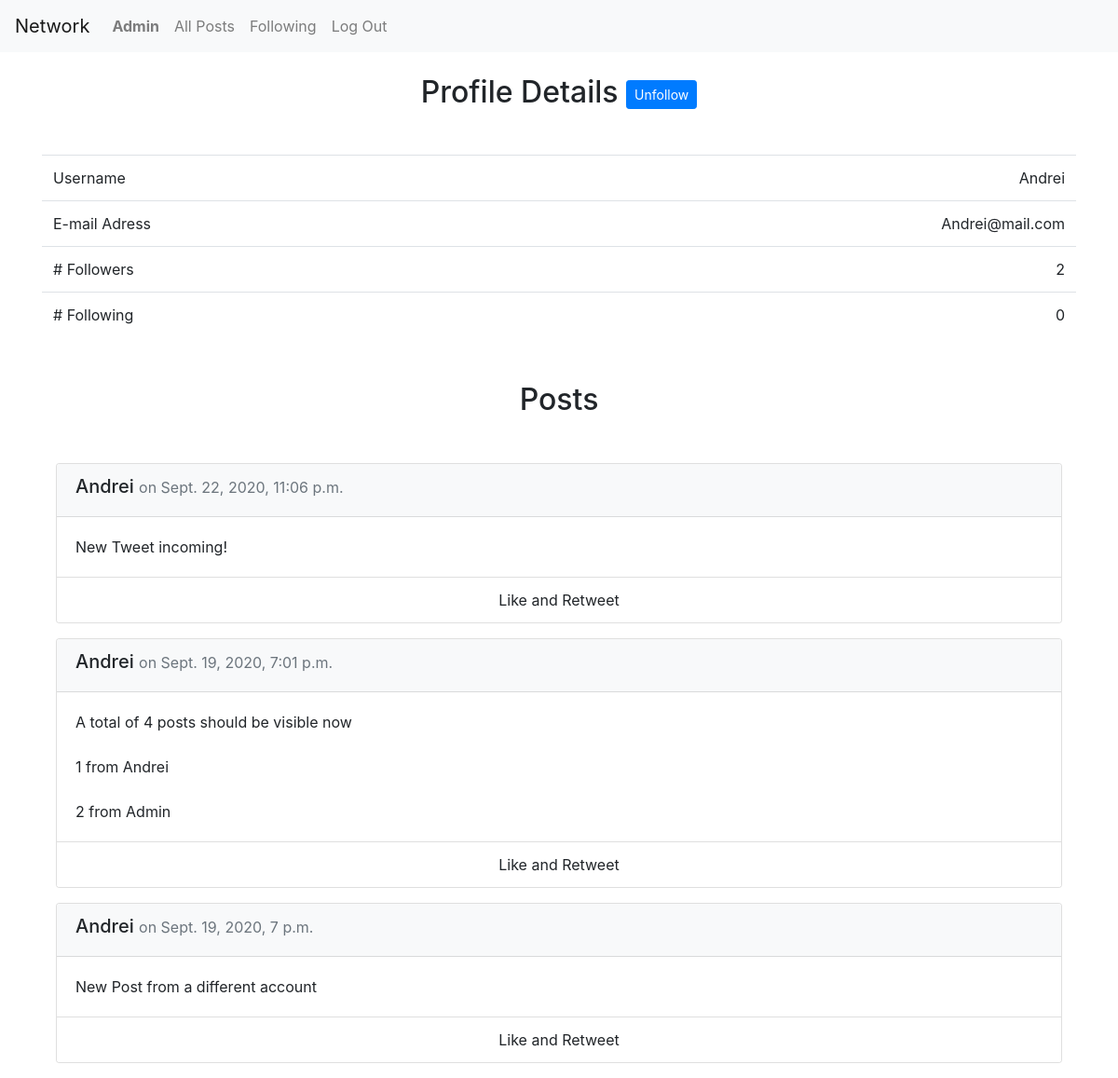
Page /profile/Andrei (signed in) on the committed database.
### network/models.py (models this page shows, shortened)
class User(AbstractUser):
    likes = models.ManyToManyField("Post", blank=True,
            related_name="likes")
    follows = models.ManyToManyField("self", blank=True, symmetrical=False,
              related_name="followers", default=0)
    def __str__(self):
        return f"{self.username}"

class Post(models.Model):
    creator = models.ForeignKey(User, related_name="posts",
                on_delete=models.CASCADE)
    timestamp = models.DateTimeField(auto_now_add=True)
    content = models.CharField(max_length=10000)

### network/views.py (the view)
# urls.py: path("profile/<str:username>", views.profile, name="profile"),
def profile(request, username):
    user = User.objects.get(username=username)
    if request.user == user:
        showFollow = 0
    elif request.user.username in user.followers.all():
        showFollow = 1
    else:
        showFollow = 2
    content = getPaginator(request, user.posts.order_by("-timestamp"))
    content["profile"] = user
    content["showFollow"] = showFollow
    return render(request, "network/profile.html", content)

### network/utils.py (called while the page is built)
def getPaginator(request, data):
    p = Paginator(data, 10)
    page_number = request.GET.get("page", 1)
    page = p.get_page(page_number)
    if page.has_previous():
        previousURL = f"?page={page.previous_page_number()}"
    else:
        previousURL = ''
    if page.has_next():
        nextURL = f"?page={page.next_page_number()}"
    else:
        nextURL = ''
    content = {"page": page, "previousURL": previousURL, "nextURL": nextURL}
    return content

### network/templates/network/profile.html (shortened to what this page needs)
{% extends "network/layout.html" %}
{% block body %}
<div class="container">
    <h2 class="text-center mt-4">
        Profile Details
        {% if user.is_authenticated %}
            {% if showFollow == 1 %}
                <button class="btn btn-primary btn-sm">
                    Follow
                </button>
            {% elif showFollow == 2 %}
            <button class="btn btn-primary btn-sm">
                Unfollow
            </button>
            {% endif %}
        {% endif %}
    </h2>
    <table class="table mt-5 mb-4 responsive">
        <tbody>
            <tr>
                <td> Username </td>
                <td class="text-right">{{ profile.username }}</td>
            </tr>
            <tr>
                <td>E-mail Adress</td>
                <td class="text-right">{{ profile.email }}</td>
            </tr>
            <tr>
                <td># Followers</td>
                <td class="text-right">{{ profile.followers.all | length }}</td>
            </tr>
            <tr>
                <td># Following</td>
                <td class="text-right">{{ profile.follows.all | length }}</td>
            </tr>
        </tbody>
    </table>
    <h2 class="text-center my-5">Posts</h2>
    <div class="container d-block mt-3">
        {% for post in page.object_list %}
        <div class="card my-3">
            <div class="card-header bg-light">
                <h5>{{ post.creator }}
                    <small class="text-muted"> on {{ post.timestamp }}</small>
                </h5>
            </div>
            <div class="card-body">
                <p class="card-text content">{{ post.content }}</p>
              </div>
            <div class="card-footer bg-white text-center">
                Like and Retweet
            </div>
          </div>
        {% endfor %}
    </div>
</div>
{% endblock %}

### network/templates/network/layout.html (shortened to what this page needs)
{% load static %}
<!DOCTYPE html>
<html lang="en">
    <head>
        <link rel="stylesheet" href="https://stackpath.bootstrapcdn.com/bootstrap/4.4.1/css/bootstrap.min.css">
        <link href="{% static 'network/styles.css' %}" rel="stylesheet">
    </head>
    <body>
        <nav class="navbar navbar-expand-lg navbar-light bg-light">
            <a class="navbar-brand" href="#">Network</a>
            <div>
              <ul class="navbar-nav mr-auto">
                {% if user.is_authenticated %}
                    <li class="nav-item">
                        <a class="nav-link" href="{% url 'profile' user.username %}"><strong>{{ user.username }}</strong></a>
                    </li>
                {% endif %}
                <li class="nav-item">
                  <a class="nav-link" href="{% url 'index' %}">All Posts</a>
                </li>
                {% if user.is_authenticated %}
                    <li class="nav-item">
                        <a class="nav-link" href="{% url 'following' %}">Following</a>
                    </li>
                    <li class="nav-item">
                        <a class="nav-link" href="{% url 'logout' %}">Log Out</a>
                    </li>
                {% endif %}
              </ul>
            </div>
          </nav>
        <div class="body">
            {% block body %}
            {% endblock %}
        </div>
    </body>
</html>

### network/static/network/styles.css (style rules this page uses)
.content { white-space: pre-line; }

### rows in the picture
User: username "Admin"
User: username "Andrei", email "Andrei@mail.com", followers.all|length "2", follows.all|length "0"
Post: creator "Andrei", timestamp "Sept. 22, 2020, 11:06 p.m.", content "New Tweet incoming!"
Post: creator "Andrei", timestamp "Sept. 19, 2020, 7:01 p.m.", content "A total of 4 posts should be visible now 1 from Andrei 2 from Admin"
Post: creator "Andrei", timestamp "Sept. 19, 2020, 7 p.m.", content "New Post from a different account"
